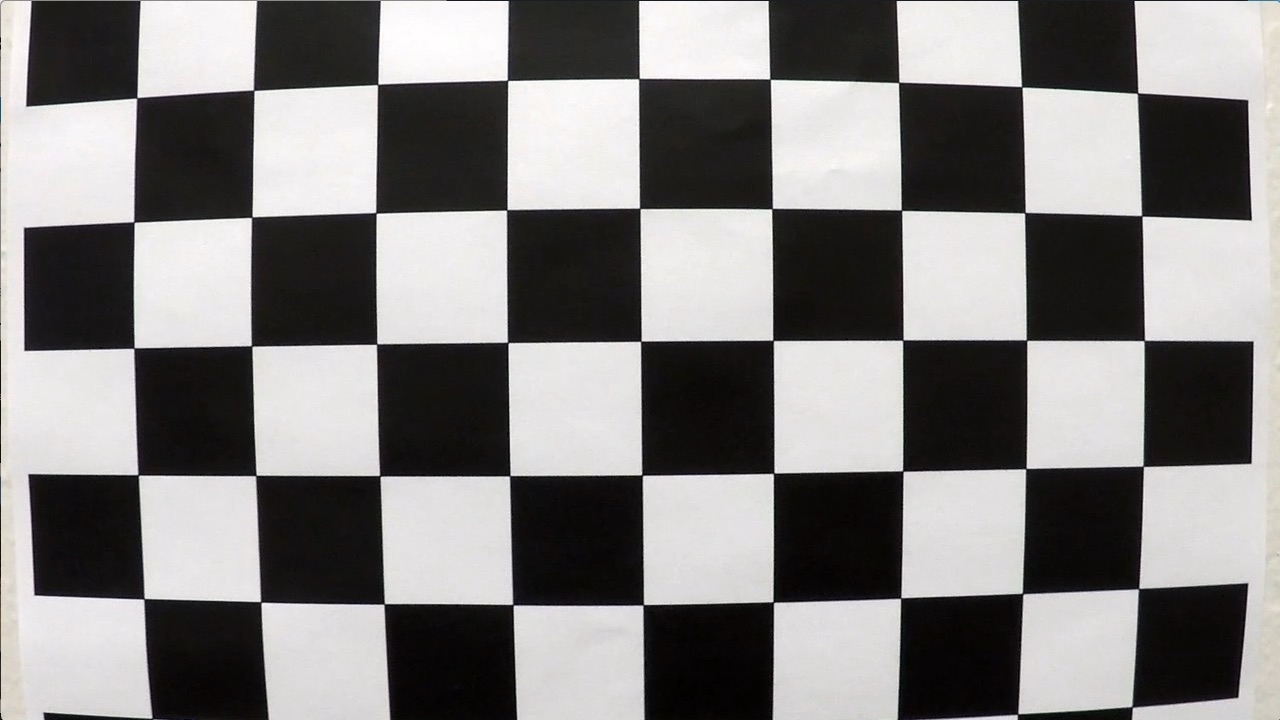
#> input picture camera_cal/camera_cal/calibration1.jpg, 1280 x 720 px, found by its file name; its folder holds 4 pictures in this run
$ jupyter execute --allow-errors Lane_Detection.ipynb   (older library calls are emulated)
#> lines starting #> are read from the running program, lines starting #| are printed output that depends on the picture; after the words box and inside, x2 and y2 are one past the last pixel; in counts of white or black regions, pixels touching at a corner belong together; pictures that were not available may be replaced by others from this repository, and a replacement may not be noted
[cell 1]
import numpy as np
import cv2
import matplotlib.pyplot as plt
import matplotlib.image as mpimg
import pickle

# Define a class to receive the characteristics of each line detection
class Line():
    def __init__(self, n):
        """
        n is the window size of the moving average
        """
        self.n = n
        self.detected = False

        # Polynomial coefficients: x = A*y^2 + B*y + C
        # Each of A, B, C is a "list-queue" with max length n
        self.A = []
        self.B = []
        self.C = []
        # Average of above
        self.A_avg = 0.
        self.B_avg = 0.
        self.C_avg = 0.

    def get_fit(self):
        return (self.A_avg, self.B_avg, self.C_avg)

    # [25 lines left out: function add_fit, not called in this run]

[cell 2]
import numpy as np
import cv2
import matplotlib.pyplot as plt
import matplotlib.image as mpimg
import pickle


def calibrate_camera():
    # Mapping each calibration image to the number of checkerboard corners
    objp_dict = {
        i: (9, 6) for i in range(1, 21)
    }
    # Adjust the corners for image 1
    objp_dict[1] = (9, 5)

    # List of object points and corners for calibration
    objp_list = []
    corners_list = []

    # Go through all images and find corners
    for k, (nx, ny) in objp_dict.items():
        # Prepare object points, like (0,0,0), (1,0,0), (2,0,0) ....,(6,5,0)
        objp = np.zeros((nx * ny, 3), np.float32)
        objp[:, :2] = np.mgrid[0:nx, 0:ny].T.reshape(-1, 2)

        # Make a list of calibration images
        fname = f'/content/camera_cal/calibration{k}.jpg'
        img = cv2.imread(fname)
#> img is the input picture: shape (720, 1280, 3); mean B, G, R 127.8, 128.4, 130.1

        # Convert to grayscale
        gray = cv2.cvtColor(img, cv2.COLOR_BGR2GRAY)

        # Find the chessboard corners
        ret, corners = cv2.findChessboardCorners(gray, (nx, ny), None)
#> ret = True; corners = 45 rows, first 8: [137.5, 96.45], [253.6, 90.19], [377.5, 84.48], [506.8, 79.62], [639.6, 77.4], [770.5, 79.55], [899.2, 82.02], [1022.5, 87.62]
#> `img_file = '/content/test_images/straight_lines1.jpg'`: img_file = '/content/test_images/straight_lines1.jpg'
#> (reads Lane_Detection/calibrate_camera.p from the repository)
#> `img_file = '/content/test_images/test5.jpg'`: img_file = '/content/test_images/test5.jpg'

        # If found, save & draw corners
        if ret:
            # Save object points and corresponding corners
            objp_list.append(objp)
            corners_list.append(corners)

            # [5 lines of commented-out code are left out]
        else:
            print(f'Warning: ret = {ret} for {fname}')

    # Calibrate camera and undistort a test image
    img = cv2.imread('/content/test_images/straight_lines1.jpg')
    img_size = (img.shape[1], img.shape[0])
    ret, mtx, dist, rvecs, tvecs = cv2.calibrateCamera(objp_list, corners_list, img_size, None, None)

    return mtx, dist


#> (the rest of this cell did not finish here and is left out)

[cell 3]
import numpy as np
import cv2
import matplotlib.pyplot as plt
import matplotlib.image as mpimg
import pickle


def abs_sobel_thresh(img, orient='x', thresh_min=20, thresh_max=100):
    """
    Takes an image, gradient orientation, and threshold min/max values
    """
    # Convert to grayscale
    gray = cv2.cvtColor(img, cv2.COLOR_RGB2GRAY)
    # Apply x or y gradient with the OpenCV Sobel() function and take the absolute value
    if orient == 'x':
        abs_sobel = np.absolute(cv2.Sobel(gray, cv2.CV_64F, 1, 0))
    if orient == 'y':
        abs_sobel = np.absolute(cv2.Sobel(gray, cv2.CV_64F, 0, 1))
    # Rescale back to 8-bit integer
    scaled_sobel = np.uint8(255 * abs_sobel / np.max(abs_sobel))
    # Create a copy and apply the threshold
    binary_output = np.zeros_like(scaled_sobel)
    # Here I'm using inclusive (>=, <=) thresholds, but exclusive is ok too
    binary_output[(scaled_sobel >= thresh_min) & (scaled_sobel <= thresh_max)] = 1

    # Return the result
    return binary_output


def mag_thresh(img, sobel_kernel=3, mag_thresh=(30, 100)):
    """
    Return the magnitude of the gradient for a given sobel kernel size and threshold values
    """
    # Convert to grayscale
    gray = cv2.cvtColor(img, cv2.COLOR_RGB2GRAY)
    # Take both Sobel x and y gradients
    sobelx = cv2.Sobel(gray, cv2.CV_64F, 1, 0, ksize=sobel_kernel)
    sobely = cv2.Sobel(gray, cv2.CV_64F, 0, 1, ksize=sobel_kernel)
    # Calculate the gradient magnitude
    gradmag = np.sqrt(sobelx ** 2 + sobely ** 2)
    # Rescale to 8-bit
    scale_factor = np.max(gradmag) / 255
    gradmag = (gradmag / scale_factor).astype(np.uint8)
    # Create a binary image of ones where threshold is met, zeros otherwise
    binary_output = np.zeros_like(gradmag)
    binary_output[(gradmag >= mag_thresh[0]) & (gradmag <= mag_thresh[1])] = 1

    # Return the binary image
    return binary_output


def dir_threshold(img, sobel_kernel=3, thresh=(0, np.pi / 2)):
    """
    Return the direction of the gradient for a given sobel kernel size and threshold values
    """
    # Convert to grayscale
    gray = cv2.cvtColor(img, cv2.COLOR_RGB2GRAY)
    # Calculate the x and y gradients
    sobelx = cv2.Sobel(gray, cv2.CV_64F, 1, 0, ksize=sobel_kernel)
    sobely = cv2.Sobel(gray, cv2.CV_64F, 0, 1, ksize=sobel_kernel)
    # Take the absolute value of the gradient direction, apply a threshold, and create a binary image result
    absgraddir = np.arctan2(np.absolute(sobely), np.absolute(sobelx))
    binary_output = np.zeros_like(absgraddir)
    binary_output[(absgraddir >= thresh[0]) & (absgraddir <= thresh[1])] = 1

    # Return the binary image
    return binary_output


def hls_thresh(img, thresh=(100, 255)):
    """
    Convert RGB to HLS and threshold to binary image using S channel
    """
    hls = cv2.cvtColor(img, cv2.COLOR_RGB2HLS)
    s_channel = hls[:, :, 2]
    binary_output = np.zeros_like(s_channel)
    binary_output[(s_channel > thresh[0]) & (s_channel <= thresh[1])] = 1
    return binary_output


def combined_thresh(img):
    abs_bin = abs_sobel_thresh(img, orient='x', thresh_min=50, thresh_max=255)
    mag_bin = mag_thresh(img, sobel_kernel=3, mag_thresh=(50, 255))
    dir_bin = dir_threshold(img, sobel_kernel=15, thresh=(0.7, 1.3))
    hls_bin = hls_thresh(img, thresh=(170, 255))

    combined = np.zeros_like(dir_bin)
    combined[(abs_bin == 1) | ((mag_bin == 1) & (dir_bin == 1)) | (hls_bin == 1)] = 1

    return combined, abs_bin, mag_bin, dir_bin, hls_bin  # DEBUG


#> (the rest of this cell did not finish here and is left out)

[cell 4]
import numpy as np
import cv2
import matplotlib.pyplot as plt
import matplotlib.image as mpimg
import pickle
#from combined_thresh import combined_thresh  # Make sure this import is correct

def perspective_transform(img):
    """
    Execute perspective transform
    """
    img_size = (img.shape[1], img.shape[0])

    src = np.float32(
        [[200, 720],
         [1100, 720],
         [595, 450],
         [685, 450]])
    dst = np.float32(
        [[300, 720],
         [980, 720],
         [300, 0],
         [980, 0]])

    m = cv2.getPerspectiveTransform(src, dst)
    m_inv = cv2.getPerspectiveTransform(dst, src)

    warped = cv2.warpPerspective(img, m, img_size, flags=cv2.INTER_LINEAR)
    unwarped = cv2.warpPerspective(warped, m_inv, (warped.shape[1], warped.shape[0]), flags=cv2.INTER_LINEAR)  # DEBUG

    return warped, unwarped, m, m_inv

#> (the rest of this cell did not finish here and is left out)

[cell 5]
import numpy as np
import cv2
import matplotlib.pyplot as plt
import matplotlib.image as mpimg
import pickle
#from combined_thresh import combined_thresh
#from perspective_transform import perspective_transform

def line_fit(binary_warped):
    """
    Find and fit lane lines
    """
    # Take a histogram of the bottom half of the image
    histogram = np.sum(binary_warped[binary_warped.shape[0]//2:, :], axis=0)

    # Create an output image to draw on and visualize the result
    out_img = (np.dstack((binary_warped, binary_warped, binary_warped)) * 255).astype('uint8')

    # Find the peak of the left and right halves of the histogram
    midpoint = int(histogram.shape[0] / 2)
    leftx_base = np.argmax(histogram[100:midpoint]) + 100
    rightx_base = np.argmax(histogram[midpoint:-100]) + midpoint

    # Choose the number of sliding windows
    nwindows = 9
    # Set height of windows
    window_height = int(binary_warped.shape[0] / nwindows)
    # Identify the x and y positions of all nonzero pixels in the image
    nonzero = binary_warped.nonzero()
    nonzeroy = np.array(nonzero[0])
    nonzerox = np.array(nonzero[1])
    # Current positions to be updated for each window
    leftx_current = leftx_base
    rightx_current = rightx_base
    # Set the width of the windows +/- margin
    margin = 100
    # Set minimum number of pixels found to recenter window
    minpix = 50
    # Create empty lists to receive left and right lane pixel indices
    left_lane_inds = []
    right_lane_inds = []

    # Step through the windows one by one
    for window in range(nwindows):
        # Identify window boundaries in x and y (and right and left)
        win_y_low = binary_warped.shape[0] - (window + 1) * window_height
        win_y_high = binary_warped.shape[0] - window * window_height
        win_xleft_low = leftx_current - margin
        win_xleft_high = leftx_current + margin
        win_xright_low = rightx_current - margin
        win_xright_high = rightx_current + margin
        # Draw the windows on the visualization image
        cv2.rectangle(out_img, (win_xleft_low, win_y_low), (win_xleft_high, win_y_high), (0, 255, 0), 2)
        cv2.rectangle(out_img, (win_xright_low, win_y_low), (win_xright_high, win_y_high), (0, 255, 0), 2)
        # Identify the nonzero pixels in x and y within the window
        good_left_inds = ((nonzeroy >= win_y_low) & (nonzeroy < win_y_high) & (nonzerox >= win_xleft_low) & (nonzerox < win_xleft_high)).nonzero()[0]
        good_right_inds = ((nonzeroy >= win_y_low) & (nonzeroy < win_y_high) & (nonzerox >= win_xright_low) & (nonzerox < win_xright_high)).nonzero()[0]
        # Append these indices to the lists
        left_lane_inds.append(good_left_inds)
        right_lane_inds.append(good_right_inds)
        # If you found > minpix pixels, recenter next window on their mean position
        if len(good_left_inds) > minpix:
            leftx_current = int(np.mean(nonzerox[good_left_inds]))
        if len(good_right_inds) > minpix:
            rightx_current = int(np.mean(nonzerox[good_right_inds]))

    # Concatenate the arrays of indices
    left_lane_inds = np.concatenate(left_lane_inds)
    right_lane_inds = np.concatenate(right_lane_inds)

    # Extract left and right line pixel positions
    leftx = nonzerox[left_lane_inds]
    lefty = nonzeroy[left_lane_inds]
    rightx = nonzerox[right_lane_inds]
    righty = nonzeroy[right_lane_inds]

    # Fit a second order polynomial to each
    left_fit = np.polyfit(lefty, leftx, 2)
    right_fit = np.polyfit(righty, rightx, 2)

    # Return a dict of relevant variables
    ret = {
        'left_fit': left_fit,
        'right_fit': right_fit,
        'nonzerox': nonzerox,
        'nonzeroy': nonzeroy,
        'out_img': out_img,
        'left_lane_inds': left_lane_inds,
        'right_lane_inds': right_lane_inds
    }

    return ret

# [76 lines left out: functions tune_fit, viz1, not called in this run]

def viz2(binary_warped, ret, save_file=None):
    """
    Visualize the predicted lane lines with margin, on binary warped image
    save_file is a string representing where to save the image (if None, then just display)
    """
    left_fit = ret['left_fit']
    right_fit = ret['right_fit']
    nonzerox = ret['nonzerox']
    nonzeroy = ret['nonzeroy']
    left_lane_inds = ret['left_lane_inds']
    right_lane_inds = ret['right_lane_inds']

    # Create an image to draw on and an image to show the selection window
    out_img = (np.dstack((binary_warped, binary_warped, binary_warped)) * 255).astype('uint8')
    window_img = np.zeros_like(out_img)
    # Color in left and right line pixels
    out_img[nonzeroy[left_lane_inds], nonzerox[left_lane_inds]] = [255, 0, 0]
    out_img[nonzeroy[right_lane_inds], nonzerox[right_lane_inds]] = [0, 0, 255]

    # Generate x and y values for plotting
    ploty = np.linspace(0, binary_warped.shape[0] - 1, binary_warped.shape[0])
    left_fitx = left_fit[0] * ploty ** 2 + left_fit[1] * ploty + left_fit[2]
    right_fitx = right_fit[0] * ploty ** 2 + right_fit[1] * ploty + right_fit[2]

    # Generate a polygon to illustrate the search window area
    margin = 100  # NOTE: Keep this in sync with *_fit()
    left_line_window1 = np.array([np.transpose(np.vstack([left_fitx - margin, ploty]))])
    left_line_window2 = np.array([np.flipud(np.transpose(np.vstack([left_fitx + margin, ploty])))])
    left_line_pts = np.hstack((left_line_window1, left_line_window2))
    right_line_window1 = np.array([np.transpose(np.vstack([right_fitx - margin, ploty]))])
    right_line_window2 = np.array([np.flipud(np.transpose(np.vstack([right_fitx + margin, ploty])))])
    right_line_pts = np.hstack((right_line_window1, right_line_window2))

    # Draw the lane onto the warped blank image
    cv2.fillPoly(window_img, np.int_([left_line_pts]), (0, 255, 0))
    cv2.fillPoly(window_img, np.int_([right_line_pts]), (0, 255, 0))
    result = cv2.addWeighted(out_img, 1, window_img, 0.3, 0)
    plt.imshow(result)
    plt.plot(left_fitx, ploty, color='yellow')
    plt.plot(right_fitx, ploty, color='yellow')
    plt.xlim(0, binary_warped.shape[1])
    plt.ylim(binary_warped.shape[0], 0)
    if save_file is None:
        plt.show()
    else:
        plt.savefig(save_file)
    plt.gcf().clear()

def calc_curve(left_lane_inds, right_lane_inds, nonzerox, nonzeroy):
    """
    Calculate radius of curvature in meters
    """
    y_eval = 719  # 720p video/image, so last (lowest on screen) y index is 719

    # Define conversions in x and y from pixels space to meters
    ym_per_pix = 30 / 720  # meters per pixel in y dimension
    xm_per_pix = 3.7 / 700  # meters per pixel in x dimension

    # Extract left and right line pixel positions
    leftx = nonzerox[left_lane_inds]
    lefty = nonzeroy[left_lane_inds]
    rightx = nonzerox[right_lane_inds]
    righty = nonzeroy[right_lane_inds]

    # Fit new polynomials to x, y in world space
    left_fit_cr = np.polyfit(lefty * ym_per_pix, leftx * xm_per_pix, 2)
    right_fit_cr = np.polyfit(righty * ym_per_pix, rightx * xm_per_pix, 2)
    # Calculate the new radii of curvature
    left_curverad = ((1 + (2 * left_fit_cr[0] * y_eval * ym_per_pix + left_fit_cr[1]) ** 2) ** 1.5) / np.abs(2 * left_fit_cr[0])
    right_curverad = ((1 + (2 * right_fit_cr[0] * y_eval * ym_per_pix + right_fit_cr[1]) ** 2) ** 1.5) / np.abs(2 * right_fit_cr[0])

    return left_curverad, right_curverad

# [15 lines left out: function calc_vehicle_offset, not called in this run]

def final_viz(undist, left_fit, right_fit, m_inv, left_curve, right_curve, vehicle_offset):
    """
    Final lane line prediction visualized and overlayed on top of original image
    """
    # Generate x and y values for plotting
    ploty = np.linspace(0, undist.shape[0] - 1, undist.shape[0])
    left_fitx = left_fit[0] * ploty ** 2 + left_fit[1] * ploty + left_fit[2]
    right_fitx = right_fit[0] * ploty ** 2 + right_fit[1] * ploty + right_fit[2]

    # Create an image to draw the lines on
    color_warp = np.zeros((720, 1280, 3), dtype='uint8')  # NOTE: Hard-coded image dimensions

    # Recast the x and y points into usable format for cv2.fillPoly()
    pts_left = np.array([np.transpose(np.vstack([left_fitx, ploty]))])
    pts_right = np.array([np.flipud(np.transpose(np.vstack([right_fitx, ploty])))])
    pts = np.hstack((pts_left, pts_right))

    # Draw the lane onto the warped blank image
    cv2.fillPoly(color_warp, np.int_([pts]), (0, 255, 0))

    # Warp the blank back to original image space using inverse perspective matrix (Minv)
    newwarp = cv2.warpPerspective(color_warp, m_inv, (undist.shape[1], undist.shape[0]))
    # Combine the result with the original image
    result = cv2.addWeighted(undist, 1, newwarp, 0.3, 0)

    # Annotate lane curvature values and vehicle offset from center
    avg_curve = (left_curve + right_curve) / 2
    label_str = 'Radius of curvature: %.1f m' % avg_curve
    result = cv2.putText(result, label_str, (30, 40), 0, 1, (0, 0, 0), 2, cv2.LINE_AA)

    label_str = 'Vehicle offset from lane center: %.1f m' % vehicle_offset
    result = cv2.putText(result, label_str, (30, 70), 0, 1, (0, 0, 0), 2, cv2.LINE_AA)

    return result

[cell 6]
import numpy as np
import cv2
import matplotlib.pyplot as plt
import matplotlib.image as mpimg
import pickle
import os
# from combined_thresh import combined_thresh
# from perspective_transform import perspective_transform
# from line_fit import line_fit, viz2, calc_curve, final_viz

# Read camera calibration coefficients
with open('/content/calibrate_camera.p', 'rb') as f:
    save_dict = pickle.load(f)
#> save_dict = {'mtx': [[1160, 0, 674.2], [0, 1156.9, 390], [0, 0, 1]], 'dist': [[-0.268, 0.129, -0.000372, 0.000696, -0.242]]}
mtx = save_dict['mtx']
#> mtx = [[1160, 0, 674.2], [0, 1156.9, 390], [0, 0, 1]]
dist = save_dict['dist']
#> dist = [[-0.268, 0.129, -0.000372, 0.000696, -0.242]]

# Define directories
image_dir = '/content/test_images'
output_dir = '/content/example_images'

# Create output directory if it doesn't exist
if not os.path.exists(output_dir):
    os.makedirs(output_dir)

# Process each image
image_files = [f for f in os.listdir(image_dir) if os.path.isfile(os.path.join(image_dir, f))]

for image_file in image_files:
    img_path = os.path.join(image_dir, image_file)
    out_image_file = image_file.split('.')[0] + '.png'  # write to png format
#> out_image_file = 'calibration1.png'
    img = mpimg.imread(img_path)

    # Undistort image
    undistorted_img = cv2.undistort(img, mtx, dist, None, mtx)
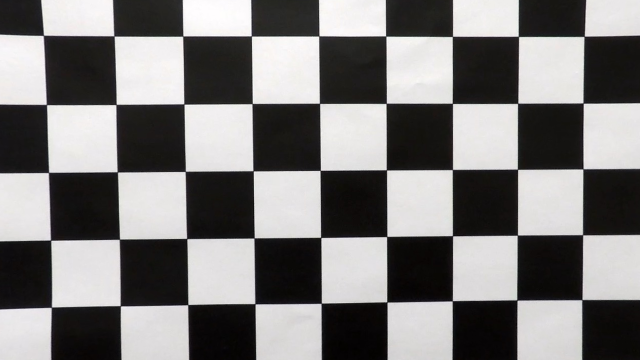
#> undistorted_img: shape (720, 1280, 3) (shown at 1/2 size); mean R, G, B 125.3, 123.7, 123.2
    plt.imshow(undistorted_img)
    # plt.savefig(os.path.join(output_dir, 'undistort_' + out_image_file))

    # Thresholded binary image
    img, abs_bin, mag_bin, dir_bin, hls_bin = combined_thresh(undistorted_img)
#> in combined_thresh, `abs_bin = abs_sobel_thresh(img, orient='x', thresh_min=50, thresh_max=..`:
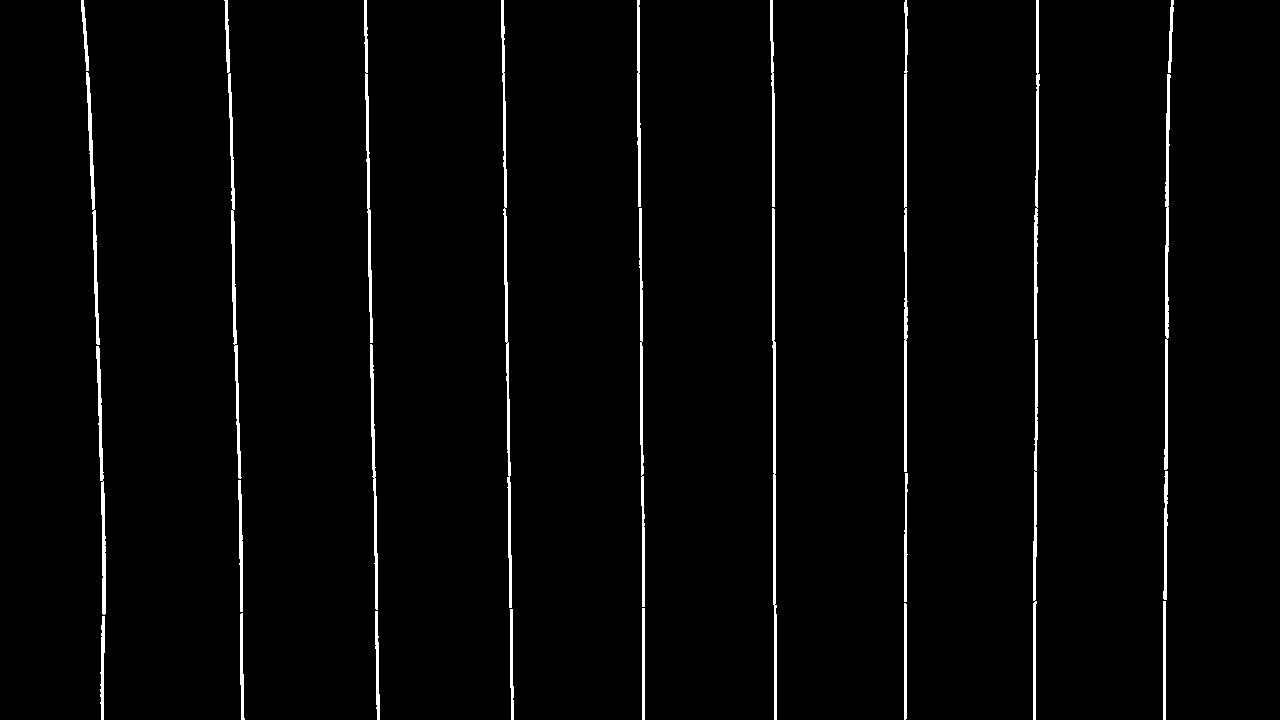
#> abs_bin: shape (720, 1280); values 0 (black) and 1 (white), 2.1% white; 26 white regions, largest, box (x1, y1, x2, y2) and area: (501, 0, 512, 608) 1763, (772, 208, 777, 720) 1527, (224, 0, 242, 479) 1512
#> in mag_thresh, `gradmag = np.sqrt(sobelx ** 2 + sobely ** 2)`:
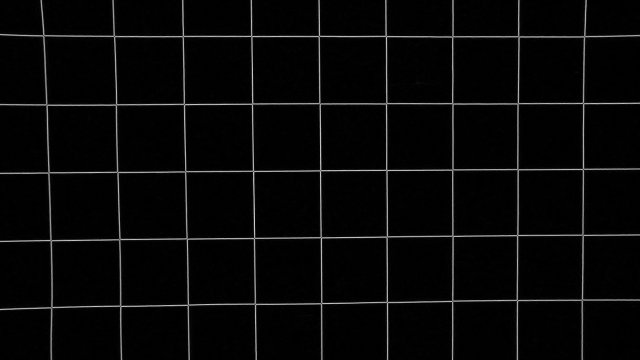
#> gradmag: shape (720, 1280) float64 (shown at 1/2 size); min 0, max 915, mean 27.6; drawn with min black and max white
#> in mag_thresh, `scale_factor = np.max(gradmag) / 255`: scale_factor = 3.59
#> in dir_threshold, `sobelx = cv2.Sobel(gray, cv2.CV_64F, 1, 0, ksize=sobel_kernel)`:
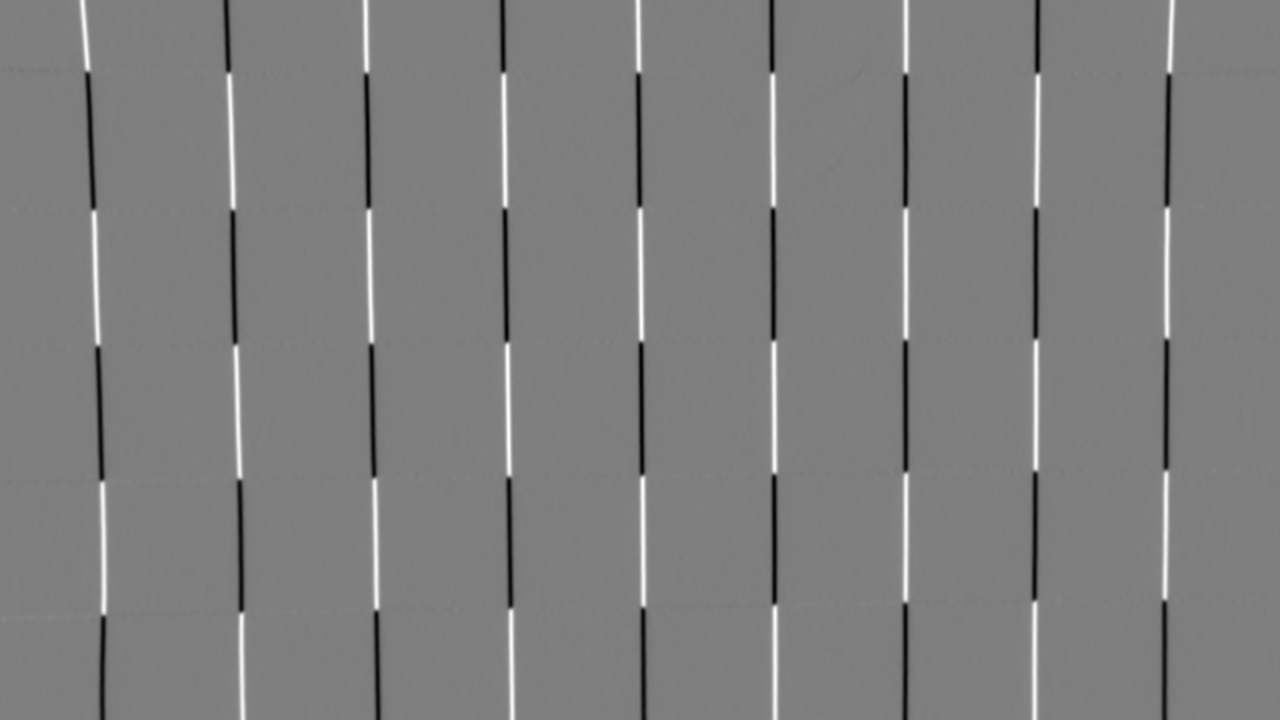
#> sobelx: shape (720, 1280) float64; min -5.84e+09, max 5.89e+09, mean -1960184.3; drawn with min black and max white
#> (the rest of the program and of its run is left out)
